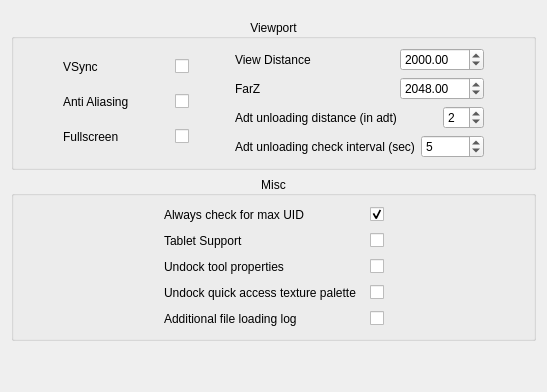
        <widget class="QWidget" name="tab_7">
         <attribute name="title">
          <string>Preferences</string>
         </attribute>
         <layout class="QVBoxLayout" name="verticalLayout_26">
          <item>
           <layout class="QVBoxLayout" name="verticalLayout_27">
            <property name="topMargin">
             <number>8</number>
            </property>
            <item>
             <widget class="QGroupBox" name="groupBox_7">
              <property name="title">
               <string>Viewport</string>
              </property>
              <property name="alignment">
               <set>Qt::AlignCenter</set>
              </property>
              <layout class="QVBoxLayout" name="verticalLayout_28">
               <item>
                <layout class="QVBoxLayout" name="verticalLayout_29">
                 <item>
                  <layout class="QHBoxLayout" name="horizontalLayout_49">
                   <item>
                    <spacer name="horizontalSpacer_38">
                     <property name="orientation">
                      <enum>Qt::Horizontal</enum>
                     </property>
                     <property name="sizeHint" stdset="0">
                      <size>
                       <width>40</width>
                       <height>20</height>
                      </size>
                     </property>
                    </spacer>
                   </item>
                   <item>
                    <layout class="QVBoxLayout" name="verticalLayout_30">
                     <item>
                      <layout class="QHBoxLayout" name="horizontalLayout_50">
                       <item>
                        <widget class="QLabel" name="label_32">
                         <property name="toolTip">
                          <string>Requires restart</string>
                         </property>
                         <property name="text">
                          <string>VSync</string>
                         </property>
                        </widget>
                       </item>
                       <item>
                        <spacer name="horizontalSpacer_39">
                         <property name="orientation">
                          <enum>Qt::Horizontal</enum>
                         </property>
                         <property name="sizeHint" stdset="0">
                          <size>
                           <width>40</width>
                           <height>20</height>
                          </size>
                         </property>
                        </spacer>
                       </item>
                       <item>
                        <widget class="QCheckBox" name="_vsync_cb">
                         <property name="toolTip">
                          <string>Requires restart</string>
                         </property>
                         <property name="text">
                          <string/>
                         </property>
                        </widget>
                       </item>
                      </layout>
                     </item>
                     <item>
                      <layout class="QHBoxLayout" name="horizontalLayout_51">
                       <item>
                        <widget class="QLabel" name="label_33">
                         <property name="toolTip">
                          <string>Requires restart</string>
                         </property>
                         <property name="text">
                          <string>Anti Aliasing</string>
                         </property>
                        </widget>
                       </item>
                       <item>
                        <spacer name="horizontalSpacer_40">
                         <property name="orientation">
                          <enum>Qt::Horizontal</enum>
                         </property>
                         <property name="sizeHint" stdset="0">
                          <size>
                           <width>40</width>
                           <height>20</height>
                          </size>
                         </property>
                        </spacer>
                       </item>
                       <item>
                        <widget class="QCheckBox" name="_anti_aliasing_cb">
                         <property name="toolTip">
                          <string>Requires restart</string>
                         </property>
                         <property name="text">
                          <string/>
                         </property>
                        </widget>
                       </item>
                      </layout>
                     </item>
                     <item>
                      <layout class="QHBoxLayout" name="horizontalLayout_52">
                       <item>
                        <widget class="QLabel" name="label_34">
                         <property name="toolTip">
                          <string>Requires restart</string>
                         </property>
                         <property name="text">
                          <string>Fullscreen</string>
                         </property>
                        </widget>
                       </item>
                       <item>
                        <spacer name="horizontalSpacer_41">
                         <property name="orientation">
                          <enum>Qt::Horizontal</enum>
                         </property>
                         <property name="sizeHint" stdset="0">
                          <size>
                           <width>40</width>
                           <height>20</height>
                          </size>
                         </property>
                        </spacer>
                       </item>
                       <item>
                        <widget class="QCheckBox" name="_fullscreen_cb">
                         <property name="toolTip">
                          <string>Requires restart</string>
                         </property>
                         <property name="text">
                          <string/>
                         </property>
                        </widget>
                       </item>
                      </layout>
                     </item>
                    </layout>
                   </item>
                   <item>
                    <spacer name="horizontalSpacer_42">
                     <property name="orientation">
                      <enum>Qt::Horizontal</enum>
                     </property>
                     <property name="sizeHint" stdset="0">
                      <size>
                       <width>40</width>
                       <height>20</height>
                      </size>
                     </property>
                    </spacer>
                   </item>
                   <item>
                    <layout class="QVBoxLayout" name="verticalLayout_31">
                     <item>
                      <layout class="QHBoxLayout" name="horizontalLayout_53">
                       <item>
                        <widget class="QLabel" name="label_35">
                         <property name="text">
                          <string>View Distance</string>
                         </property>
                        </widget>
                       </item>
                       <item>
                        <spacer name="horizontalSpacer_43">
                         <property name="orientation">
                          <enum>Qt::Horizontal</enum>
                         </property>
                         <property name="sizeHint" stdset="0">
                          <size>
                           <width>40</width>
                           <height>20</height>
                          </size>
                         </property>
                        </spacer>
                       </item>
                       <item>
                        <widget class="QDoubleSpinBox" name="viewDistanceField">
                         <property name="maximum">
                          <double>1048576.000000000000000</double>
                         </property>
                         <property name="value">
                          <double>2000.000000000000000</double>
                         </property>
                        </widget>
                       </item>
                      </layout>
                     </item>
                     <item>
                      <layout class="QHBoxLayout" name="horizontalLayout_54">
                       <item>
                        <widget class="QLabel" name="label_36">
                         <property name="text">
                          <string>FarZ</string>
                         </property>
                        </widget>
                       </item>
                       <item>
                        <spacer name="horizontalSpacer_44">
                         <property name="orientation">
                          <enum>Qt::Horizontal</enum>
                         </property>
                         <property name="sizeHint" stdset="0">
                          <size>
                           <width>40</width>
                           <height>20</height>
                          </size>
                         </property>
                        </spacer>
                       </item>
                       <item>
                        <widget class="QDoubleSpinBox" name="farZField">
                         <property name="maximum">
                          <double>1048576.000000000000000</double>
                         </property>
                         <property name="value">
                          <double>2048.000000000000000</double>
                         </property>
                        </widget>
                       </item>
                      </layout>
                     </item>
                     <item>
                      <layout class="QHBoxLayout" name="horizontalLayout_55">
                       <item>
                        <widget class="QLabel" name="label_37">
                         <property name="text">
                          <string>Adt unloading distance (in adt)</string>
                         </property>
                        </widget>
                       </item>
                       <item>
                        <spacer name="horizontalSpacer_45">
                         <property name="orientation">
                          <enum>Qt::Horizontal</enum>
                         </property>
                         <property name="sizeHint" stdset="0">
                          <size>
                           <width>40</width>
                           <height>20</height>
                          </size>
                         </property>
                        </spacer>
                       </item>
                       <item>
                        <widget class="QSpinBox" name="_adt_unload_dist">
                         <property name="minimum">
                          <number>1</number>
                         </property>
                         <property name="maximum">
                          <number>64</number>
                         </property>
                         <property name="value">
                          <number>2</number>
                         </property>
                        </widget>
                       </item>
                      </layout>
                     </item>
                     <item>
                      <layout class="QHBoxLayout" name="horizontalLayout_56">
                       <item>
                        <widget class="QLabel" name="label_38">
                         <property name="text">
                          <string>Adt unloading check interval (sec)</string>
                         </property>
                        </widget>
                       </item>
                       <item>
                        <widget class="QSpinBox" name="_adt_unload_check_interval">
                         <property name="minimum">
                          <number>1</number>
                         </property>
                         <property name="value">
                          <number>5</number>
                         </property>
                        </widget>
                       </item>
                      </layout>
                     </item>
                    </layout>
                   </item>
                   <item>
                    <spacer name="horizontalSpacer_46">
                     <property name="orientation">
                      <enum>Qt::Horizontal</enum>
                     </property>
                     <property name="sizeHint" stdset="0">
                      <size>
                       <width>40</width>
                       <height>20</height>
                      </size>
                     </property>
                    </spacer>
                   </item>
                  </layout>
                 </item>
                </layout>
               </item>
              </layout>
             </widget>
            </item>
           </layout>
          </item>
          <item>
           <widget class="QGroupBox" name="groupBox_8">
            <property name="title">
             <string>Misc</string>
            </property>
            <property name="alignment">
             <set>Qt::AlignCenter</set>
            </property>
            <layout class="QVBoxLayout" name="verticalLayout_32">
             <item>
              <layout class="QVBoxLayout" name="verticalLayout_33">
               <item>
                <layout class="QHBoxLayout" name="horizontalLayout_57">
                 <item>
                  <spacer name="horizontalSpacer_47">
                   <property name="orientation">
                    <enum>Qt::Horizontal</enum>
                   </property>
                   <property name="sizeHint" stdset="0">
                    <size>
                     <width>40</width>
                     <height>20</height>
                    </size>
                   </property>
                  </spacer>
                 </item>
                 <item>
                  <widget class="QLabel" name="label_39">
                   <property name="minimumSize">
                    <size>
                     <width>200</width>
                     <height>0</height>
                    </size>
                   </property>
                   <property name="text">
                    <string>Always check for max UID</string>
                   </property>
                  </widget>
                 </item>
                 <item>
                  <widget class="QCheckBox" name="_uid_cb">
                   <property name="text">
                    <string/>
                   </property>
                   <property name="checked">
                    <bool>true</bool>
                   </property>
                  </widget>
                 </item>
                 <item>
                  <spacer name="horizontalSpacer_48">
                   <property name="orientation">
                    <enum>Qt::Horizontal</enum>
                   </property>
                   <property name="sizeHint" stdset="0">
                    <size>
                     <width>40</width>
                     <height>20</height>
                    </size>
                   </property>
                  </spacer>
                 </item>
                </layout>
               </item>
               <item>
                <layout class="QHBoxLayout" name="horizontalLayout_58">
                 <item>
                  <spacer name="horizontalSpacer_49">
                   <property name="orientation">
                    <enum>Qt::Horizontal</enum>
                   </property>
                   <property name="sizeHint" stdset="0">
                    <size>
                     <width>40</width>
                     <height>20</height>
                    </size>
                   </property>
                  </spacer>
                 </item>
                 <item>
                  <widget class="QLabel" name="label_40">
                   <property name="minimumSize">
                    <size>
                     <width>200</width>
                     <height>0</height>
                    </size>
                   </property>
                   <property name="text">
                    <string>Tablet Support</string>
                   </property>
                  </widget>
                 </item>
                 <item>
                  <widget class="QCheckBox" name="tabletModeCheck">
                   <property name="text">
                    <string/>
                   </property>
                  </widget>
                 </item>
                 <item>
                  <spacer name="horizontalSpacer_50">
                   <property name="orientation">
                    <enum>Qt::Horizontal</enum>
                   </property>
                   <property name="sizeHint" stdset="0">
                    <size>
                     <width>40</width>
                     <height>20</height>
                    </size>
                   </property>
                  </spacer>
                 </item>
                </layout>
               </item>
               <item>
                <layout class="QHBoxLayout" name="horizontalLayout_59">
                 <item>
                  <spacer name="horizontalSpacer_51">
                   <property name="orientation">
                    <enum>Qt::Horizontal</enum>
                   </property>
                   <property name="sizeHint" stdset="0">
                    <size>
                     <width>40</width>
                     <height>20</height>
                    </size>
                   </property>
                  </spacer>
                 </item>
                 <item>
                  <widget class="QLabel" name="label_41">
                   <property name="minimumSize">
                    <size>
                     <width>200</width>
                     <height>0</height>
                    </size>
                   </property>
                   <property name="text">
                    <string>Undock tool properties</string>
                   </property>
                  </widget>
                 </item>
                 <item>
                  <widget class="QCheckBox" name="_undock_tool_properties">
                   <property name="text">
                    <string/>
                   </property>
                  </widget>
                 </item>
                 <item>
                  <spacer name="horizontalSpacer_52">
                   <property name="orientation">
                    <enum>Qt::Horizontal</enum>
                   </property>
                   <property name="sizeHint" stdset="0">
                    <size>
                     <width>40</width>
                     <height>20</height>
                    </size>
                   </property>
                  </spacer>
                 </item>
                </layout>
               </item>
               <item>
                <layout class="QHBoxLayout" name="horizontalLayout_60">
                 <item>
                  <spacer name="horizontalSpacer_53">
                   <property name="orientation">
                    <enum>Qt::Horizontal</enum>
                   </property>
                   <property name="sizeHint" stdset="0">
                    <size>
                     <width>40</width>
                     <height>20</height>
                    </size>
                   </property>
                  </spacer>
                 </item>
                 <item>
                  <widget class="QLabel" name="label_42">
                   <property name="minimumSize">
                    <size>
                     <width>200</width>
                     <height>0</height>
                    </size>
                   </property>
                   <property name="text">
                    <string>Undock quick access texture palette</string>
                   </property>
                  </widget>
                 </item>
                 <item>
                  <widget class="QCheckBox" name="_undock_small_texture_palette">
                   <property name="text">
                    <string/>
                   </property>
                  </widget>
                 </item>
                 <item>
                  <spacer name="horizontalSpacer_54">
                   <property name="orientation">
                    <enum>Qt::Horizontal</enum>
                   </property>
                   <property name="sizeHint" stdset="0">
                    <size>
                     <width>40</width>
                     <height>20</height>
                    </size>
                   </property>
                  </spacer>
                 </item>
                </layout>
               </item>
               <item>
                <layout class="QHBoxLayout" name="horizontalLayout_61">
                 <item>
                  <spacer name="horizontalSpacer_55">
                   <property name="orientation">
                    <enum>Qt::Horizontal</enum>
                   </property>
                   <property name="sizeHint" stdset="0">
                    <size>
                     <width>40</width>
                     <height>20</height>
                    </size>
                   </property>
                  </spacer>
                 </item>
                 <item>
                  <widget class="QLabel" name="label_43">
                   <property name="minimumSize">
                    <size>
                     <width>200</width>
                     <height>0</height>
                    </size>
                   </property>
                   <property name="text">
                    <string>Additional file loading log</string>
                   </property>
                  </widget>
                 </item>
                 <item>
                  <widget class="QCheckBox" name="_additional_file_loading_log">
                   <property name="text">
                    <string/>
                   </property>
                  </widget>
                 </item>
                 <item>
                  <spacer name="horizontalSpacer_56">
                   <property name="orientation">
                    <enum>Qt::Horizontal</enum>
                   </property>
                   <property name="sizeHint" stdset="0">
                    <size>
                     <width>40</width>
                     <height>20</height>
                    </size>
                   </property>
                  </spacer>
                 </item>
                </layout>
               </item>
              </layout>
             </item>
            </layout>
           </widget>
          </item>
          <item>
           <spacer name="verticalSpacer_7">
            <property name="orientation">
             <enum>Qt::Vertical</enum>
            </property>
            <property name="sizeHint" stdset="0">
             <size>
              <width>20</width>
              <height>40</height>
             </size>
            </property>
           </spacer>
          </item>
         </layout>
        </widget>
